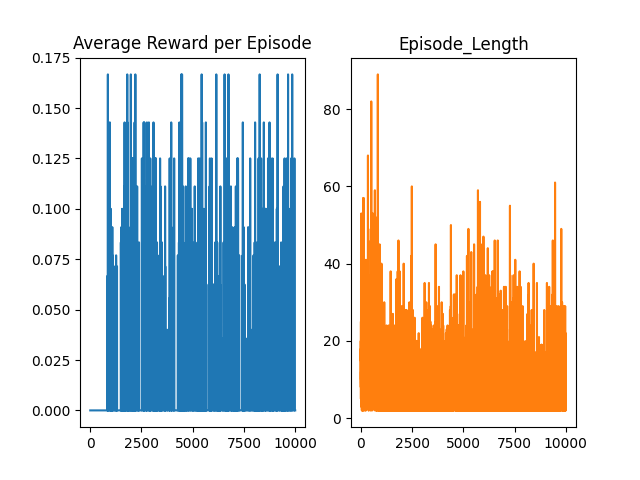

Source code (Python):
#This python file aims at using a basic Monte Carlo implementation to train an agent in the FrozenLake-v0 environment of gym

import numpy as np
import matplotlib.pyplot as plt
import gym

#Creating a class for the agent

class Agent(object):

	#Initializing the agent's parameters
	def __init__(self,env,gamma=0.98,alpha=0.5):

		self.env=env
		self.state_size=env.observation_space.n							#Number of possible states/configurations 
		self.action_size=env.action_space.n								#Number of possible actions to take 
		self.gamma=gamma												#Discount factor to take future rewards into acount
		self.alpha=alpha												#Learning rate, to update the Q-table
		self.action_space=np.arange(self.action_size)					#Defining the array of the possible actions the agent can take
		self.qtable=np.zeros((self.state_size,self.action_size))		#Initializing the Q-Table
		self.reward_history=[]											#To maintain track of average reward per episode while training
		self.episode_lengths=[]											#To keep track of the length od episodes

	#Using the epsilon greedy policy to choose the most appropriate action from the action space
	def epsilon_greedy(self,state,epsilon=0.2):

		qvalues=self.qtable[state,:]
		A=np.zeros((self.action_size)) + epsilon/self.action_size
		greedy_action=np.argmax(qvalues)
		A[greedy_action]+=1-epsilon
		return np.random.choice(self.action_space,p=A)

	#Defining a function to discount rewards of an entire episode
	def discounted_rewards(self,rewards):

		#Rewards is a 1-D array with the stored rewards obtained at each timestep of an episode
		current_reward=0
		discounted_rewards=np.zeros((len(rewards)))
		for t in reversed(range(len(rewards))):
			current_reward = self.gamma*current_reward + rewards[t]
			discounted_rewards[t]=current_reward
		return discounted_rewards

	#Updating the qtable for each new state vsited (for the first time) in each episode
	def update_qtable(self,state,action,reward_discounted):

		self.qtable[state,action]+=self.alpha*(reward_discounted-self.qtable[state,action])

	#Defining how a single episode would roll out
	def monte_carlo_episode(self):

		#Initialising the episode buffer to store the current state, chosen action, and reward at that particular timestep 
		episode=[]
		#Starting from the initial starting point for the beginning of each episode
		state_now=self.env.reset()
		while True:
			#Choosing the action as per the constant epsioln greedy policy
			action=self.epsilon_greedy(state_now)
			state_next,reward,done,_=self.env.step(action)
			episode.append([state_now,action,reward])
			state_now=state_next
			#If the goal is reached, terminate the episode, otherwise go to the next state
			if done==True:
				break
		#Returning the buffer containing the information for each timestep of the episode
		return np.array(episode)

	#Training the agent through a series of episodes
	def train(self,num_episodes=10000):

		#Iterating over a number of episodes
		for i in range(num_episodes):
			#Generating the episode
			episode=self.monte_carlo_episode()
			#Keeping track of the length of the episode
			self.episode_lengths.append(len(episode[:,0]))
			#Storing the reards for the episode, and discounting it
			rewards=episode[:,2].copy()
			rewards=self.discounted_rewards(rewards)
			#Updating the particular qvalues only
			for k in range(len(episode[:,0])):
				self.update_qtable(int(episode[k,0]),int(episode[k,1]),float(rewards[k]))
			self.reward_history.append(np.mean(episode[:,2]))
			if (i+1)%100==0:
				print("Average reward claimed by the agent in episode {} : {}".format(i+1,self.reward_history[-1]))
				print("Length of episode {} : {}".format(i+1,self.episode_lengths[-1]))


#Choosing the environment (though this code should for any discrete/non continuous state environment)
#For a different environment, the state size and action size should be chosen accordingly
env=gym.make("FrozenLake-v0")

agent=Agent(env=env)
agent.train()

reward_history=agent.reward_history

#Plotting the averge rewards and episode Lengths gained throughout each episode per episode 
fig, axs = plt.subplots(1,2)
axs[0].plot(agent.reward_history)
axs[0].set_title('Average Reward per Episode')
axs[1].plot(agent.episode_lengths, 'tab:orange')
axs[1].set_title('Episode_Length')

plt.show()

print('Average Reward throughout all episodes={}'.format(sum(reward_history)/len(reward_history)))
